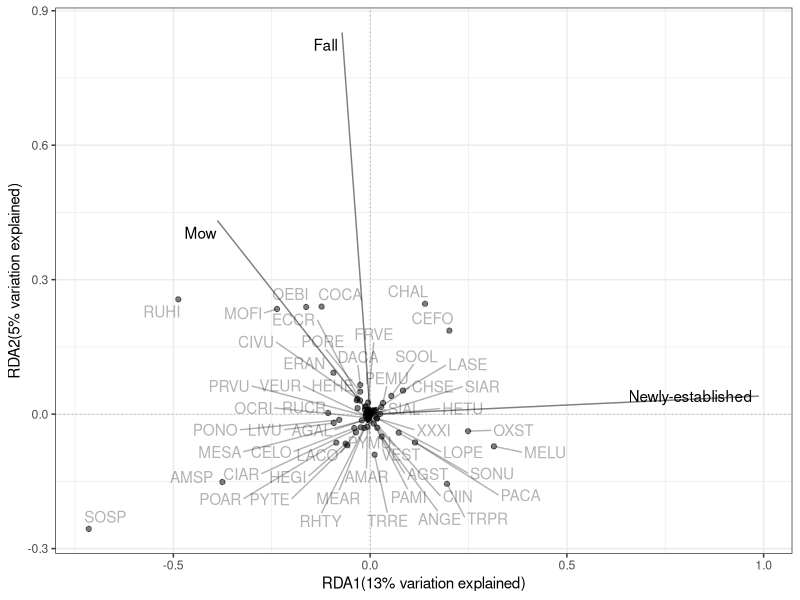
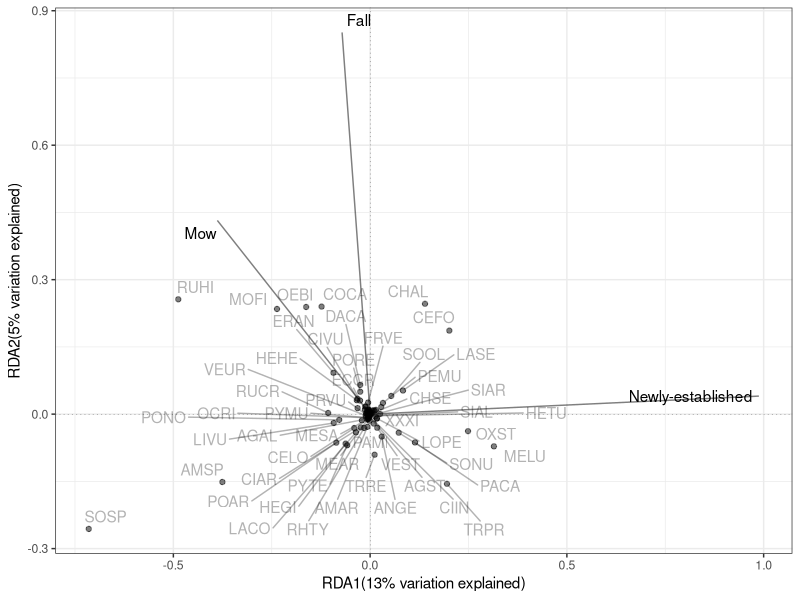

The R source for these figures, in order:
# libraries --------------------------------------------------------------------
library(here)       # for creating relative file-paths
library(dplyr)      # for manipulating data
library(ggplot2)    # for visualizing data
library(vegan)      # for doing community ecology analyses
library(ggrepel)    # for repelling text in ggplot2 figures

# import -----------------------------------------------------------------------

spr_sb <- read.csv(
  here("data", "analysis_data", "spring_seedbank.csv"),
  row.names = 1
)

fall_sb <- read.csv(
  here("data", "analysis_data", "fall_seedbank.csv"),
  row.names = 1
)

# check packaging --------------------------------------------------------------
glimpse(spr_sb)
glimpse(fall_sb)

# clean data -------------------------------------------------------------------

sb <- rbind(fall_sb, spr_sb)

comm_matrix <- sb %>%
  group_by(season, treatment, site_code) %>%
  tidyr::pivot_wider(names_from = spp_code, values_from = total_abund) %>%
  ungroup() %>%
  mutate(across(.cols = AMRE:LOPE, ~ tidyr::replace_na(.x, 0))) %>%
  mutate(
    season = factor(season, levels = c("Spring", "Fall")),
    treatment = factor(treatment, levels = c("RES", "MOW", "TIL")))

# redundancy analysis ----------------------------------------------------------

## prep ------------------------------------------------------------------------

Y <- comm_matrix %>%
  dplyr::select(-c("season", "site_name", "site_code", "treatment", "plot")) %>%
  vegan::decostand("hellinger")

## run RDA ---------------------------------------------------------------------
comm_comp_rda <- rda(Y ~ season + treatment, strata = site_name, data = comm_matrix)

## grab eigenvalues ------------------------------------------------------------
rda_summ <- summary(comm_comp_rda)

## get r squared ---------------------------------------------------------------

# un-adjusted R^2 retrieved from rda object
R2 <- RsquareAdj(comm_comp_rda)$r.squared

# adjusted R^2 retrieved from rda object
R2adj <- RsquareAdj(comm_comp_rda)$adj.r.squared

## anova -----------------------------------------------------------------------

anova(comm_comp_rda, permutations = how(nperm = 999))
anova(comm_comp_rda, by = "axis", permutations = how(nperm = 999))

# visualize data ---------------------------------------------------------------

## manually extract scores for the first two RDA axes --------------------------
sp_scores <- as.data.frame(rda_summ$species[, c("RDA1", "RDA2")])
st_scores <- as.data.frame(rda_summ$sites[, c("RDA1", "RDA2")])
yz_scores <- as.data.frame(rda_summ$biplot[, c("RDA1", "RDA2")]) 

## show only management regimes (instead of site names) for readability --------
yz_scores$vars <- rownames(yz_scores) 
yz_tidy <- filter(
  yz_scores,
  vars %in% c("seasonFall", "treatmentMOW","treatmentTIL")
)

rownames(yz_tidy) <- c("Fall", "Mow", "Newly-established")

## get variation explained for each RDA axis -----------------------------------

rda1_prop_explained <- rda_summ$cont$importance["Proportion Explained","RDA1"]
rda2_prop_explained <- rda_summ$cont$importance["Proportion Explained","RDA2"]

rda1_prop_explained <- round(rda1_prop_explained*100, digits = 0)
rda2_prop_explained <- round(rda2_prop_explained*100, digits = 0)

## plot the scores using ggplot2 syntax ----------------------------------------
(ggplot_rda <- 
  
  ggplot() + 

  # species scores
  geom_text_repel(
    aes(x = RDA1, y  = RDA2), 
    label = row.names(sp_scores), 
    max.overlaps = 100, 
    alpha = 0.3, 
    data = sp_scores) +
  
  geom_point(
    aes(x = RDA1, y  = RDA2), 
    alpha = 0.5, 
    data = sp_scores) +
  
  # environmental scores 
  geom_text_repel(
    aes(x = RDA1, y = RDA2), 
    label = rownames(yz_tidy), 
    data = yz_tidy
  ) + 
   
  geom_segment(
    aes(x = 0, xend = RDA1, y = 0, yend = RDA2),
    colour = "black",
    alpha = 0.5,
    data = yz_tidy
    ) + 
  
  labs(
    x = paste(
      "RDA1", 
      "(", 
      rda1_prop_explained, 
      "% variation explained)", 
      sep = ""),
    
    y = paste(
      "RDA2", 
      "(", 
      rda2_prop_explained, 
      "% variation explained)",
      sep = "")
  ) + 
   
  geom_hline(yintercept = 0, linetype = 3, linewidth = 0.1) + 
  geom_vline(xintercept = 0, linetype = 3, linewidth  = 0.1) + 

  theme_bw()
)

# save to disk -----------------------------------------------------------------

ggsave(
  filename = here("output", "data_appendix_output", "figure-s2_rda.png"),
  plot = ggplot_rda, 
  device = "png", 
  units = "in", 
  height = 5, 
  width = 5
)
